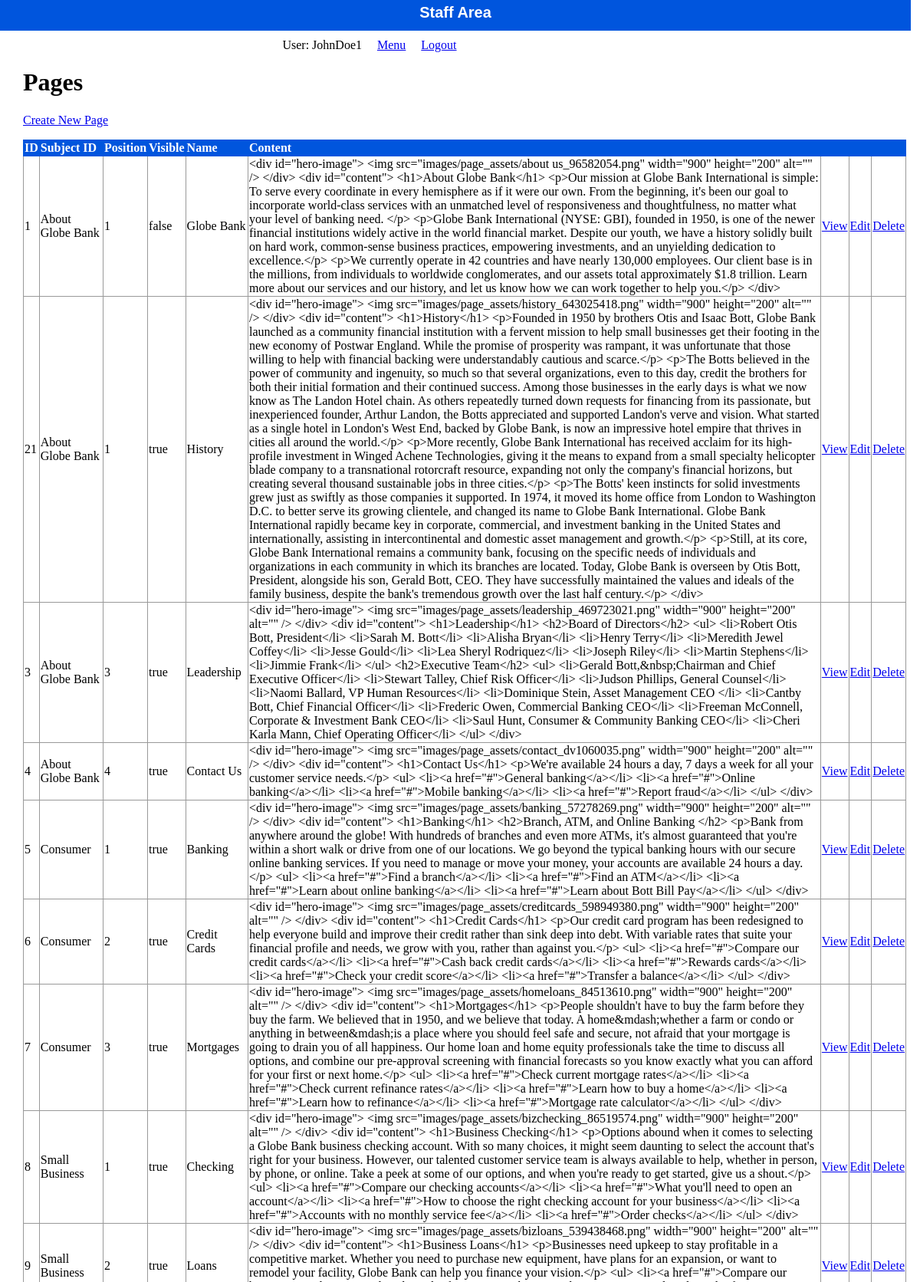
/staff/pages/index.php (signed in, upper part), run on the app's committed database.
### tables this page shows
CREATE TABLE `pages` (
  `id` int(11) NOT NULL,
  `subject_id` int(11) NOT NULL,
  `page_name` varchar(255) DEFAULT NULL,
  `position` int(3) DEFAULT NULL,
  `visible` tinyint(4) NOT NULL DEFAULT '1',
  `content` text NOT NULL
);

CREATE TABLE `subjects` (
  `id` int(11) NOT NULL,
  `menu_name` varchar(255) DEFAULT NULL,
  `position` int(3) DEFAULT NULL,
  `visible` tinyint(1) DEFAULT NULL
);

### private/functions.php (called while the page is built, shortened)
<?php
function url_for($script_path) {
    return WWW_ROOT . $script_path;
}
function u($string = "") {
    return urlencode($string);
}
function h($string = "") {
    return htmlspecialchars($string);
}

### private/query_functions.php (called while the page is built, shortened)
<?php
function find_subject_by_id($id, $options = []) {
    global $db;
    $visible = $options['visible'] ?? false;
    $sql = "SELECT * FROM subjects ";
    $sql .= "WHERE id='" . db_escape($db, $id) . "' ";
    $result = mysqli_query($db, $sql);
    $subject = mysqli_fetch_assoc($result);
    return $subject;
}
function find_all_pages() {
    global $db;
    $sql = "SELECT * FROM pages ";
    $sql .= "ORDER BY subject_id ASC, position ASC";
    $result = mysqli_query($db, $sql);
    return $result;
}

### private/database.php (called while the page is built, shortened)
<?php
function db_escape($connection, $string) {
    return mysqli_real_escape_string($connection, $string);
}

### public/staff/pages/index.php (the view, shortened to what this page needs)
<?php
$result_set = find_all_pages();
?>
<?php include (SHARED_PATH . '/staff_header.php'); ?>
<div id="content">
    <div class="pages listing">
        <h1>Pages</h1>
        <div class="actions">
            <a class="action" href="<?php echo url_for('/staff/pages/new.php'); ?>">Create New Page</a>
        </div>
        <table class="list">
            <tr>
                <th>ID</th>
                <th>Subject ID</th>
                <th>Position</th>
                <th>Visible</th>
                <th>Name</th>
                <th>Content</th>
                <th>&nbsp;</th>
                <th>&nbsp;</th>
                <th>&nbsp;</th>
            </tr>
            <?php while ($page = mysqli_fetch_assoc($result_set)) { ?>
                <?php $subject = find_subject_by_id($page['subject_id']) ?>
                <tr>
                    <td><?php echo h($page['id']); ?></td>
                    <td><?php echo h($subject['menu_name']); ?></td>
                    <td><?php echo h($page['position']); ?></td>
                    <td><?php echo $page['visible'] == 1 ? 'true' : 'false'; ?></td>
                    <td><?php echo h($page['page_name']); ?></td>
                    <td><?php echo h($page['content']); ?></td>
                    <td><a class="action" href="<?php echo url_for('/staff/pages/show.php?id='.h(u($page['id']))); ?>">View</a></td>
                    <td><a class="action" href="<?php echo url_for('/staff/pages/edit.php?id='.h(u($page['id']))); ?>">Edit</a></td>
                    <td><a class="action" href="<?php echo url_for('/staff/pages/delete.php?id='.h(u($page['id']))); ?>">Delete</a></td>
                </tr>
            <?php } ?>
        </table>
    </div>
</div>
<?php include (SHARED_PATH . '/staff_footer.php'); ?>

### public/stylesheets/staff.css (style rules this page uses)
html { height: 100%; width: 100%; }
body { height: 980px; width: 100%; margin: 0; padding: 0; }
#content { width: 96%; min-height: 500px; padding: 0 30px; }
.actions { margin-bottom: 1em; }
table { border-collapse: collapse; vertical-align: top; }
table.list { width: 100%; }
table.list tr td { border: 1px solid #999999; }
table.list tr th { border: 1px solid #0055DD; background: #0055DD; color: white; text-align: left; }

### data on the page
pages: id "1", subject.menu_name "About Globe Bank", position "1", visible "false", page_name "Globe Bank", content "<div id=\"hero-image\"> <img src=\"images/page_assets/about us_96582054.png\" width=\"900\" height=\"200\" alt=\"\" /> </div> <div id=\"content\"> <h1>About Globe Bank</h1> <p>Our mission at Globe Bank International is simple: To serve every coordinate in every hemisphere as if it were our own. From the beginning, it's been our goal to incorporate world-class services with an unmatched level of responsiveness and thoughtfulness, no matter what your level of banking need. </p> <p>Globe Bank International (NYSE: GBI), founded in 1950, is one of the newer financial institutions widely active in the world financial market. Despite our youth, we have a history solidly built on hard work, common-sense…"
pages: id "21", subject.menu_name "About Globe Bank", position "1", visible "true", page_name "History", content "<div id=\"hero-image\"> <img src=\"images/page_assets/history_643025418.png\" width=\"900\" height=\"200\" alt=\"\" /> </div> <div id=\"content\"> <h1>History</h1> <p>Founded in 1950 by brothers Otis and Isaac Bott, Globe Bank launched as a community financial institution with a fervent mission to help small businesses get their footing in the new economy of Postwar England. While the promise of prosperity was rampant, it was unfortunate that those willing to help with financial backing were understandably cautious and scarce.</p> <p>The Botts believed in the power of community and ingenuity, so much so that several organizations, even to this day, credit the brothers for both their initial formation…"
pages: id "3", subject.menu_name "About Globe Bank", position "3", visible "true", page_name "Leadership", content "<div id=\"hero-image\"> <img src=\"images/page_assets/leadership_469723021.png\" width=\"900\" height=\"200\" alt=\"\" /> </div> <div id=\"content\"> <h1>Leadership</h1> <h2>Board of Directors</h2> <ul> <li>Robert Otis Bott, President</li> <li>Sarah M. Bott</li> <li>Alisha Bryan</li> <li>Henry Terry</li> <li>Meredith Jewel Coffey</li> <li>Jesse Gould</li> <li>Lea Sheryl Rodriquez</li> <li>Joseph Riley</li> <li>Martin Stephens</li> <li>Jimmie Frank</li> </ul> <h2>Executive Team</h2> <ul> <li>Gerald Bott,&nbsp;Chairman and Chief Executive Officer</li> <li>Stewart Talley, Chief Risk Officer</li> <li>Judson Phillips, General Counsel</li> <li>Naomi Ballard, VP Human Resources</li> <li>Dominique Stein, Asset…"
pages: id "4", subject.menu_name "About Globe Bank", position "4", visible "true", page_name "Contact Us", content "<div id=\"hero-image\"> <img src=\"images/page_assets/contact_dv1060035.png\" width=\"900\" height=\"200\" alt=\"\" /> </div> <div id=\"content\"> <h1>Contact Us</h1> <p>We're available 24 hours a day, 7 days a week for all your customer service needs.</p> <ul> <li><a href=\"#\">General banking</a></li> <li><a href=\"#\">Online banking</a></li> <li><a href=\"#\">Mobile banking</a></li> <li><a href=\"#\">Report fraud</a></li> </ul> </div>"
pages: id "5", subject.menu_name "Consumer", position "1", visible "true", page_name "Banking", content "<div id=\"hero-image\"> <img src=\"images/page_assets/banking_57278269.png\" width=\"900\" height=\"200\" alt=\"\" /> </div> <div id=\"content\"> <h1>Banking</h1> <h2>Branch, ATM, and Online Banking </h2> <p>Bank from anywhere around the globe! With hundreds of branches and even more ATMs, it's almost guaranteed that you're within a short walk or drive from one of our locations. We go beyond the typical banking hours with our secure online banking services. If you need to manage or move your money, your accounts are available 24 hours a day. </p> <ul> <li><a href=\"#\">Find a branch</a></li> <li><a href=\"#\">Find an ATM</a></li> <li><a href=\"#\">Learn about online banking</a></li> <li><a href=\"#\">Learn…"
pages: id "6", subject.menu_name "Consumer", position "2", visible "true", page_name "Credit Cards", content "<div id=\"hero-image\"> <img src=\"images/page_assets/creditcards_598949380.png\" width=\"900\" height=\"200\" alt=\"\" /> </div> <div id=\"content\"> <h1>Credit Cards</h1> <p>Our credit card program has been redesigned to help everyone build and improve their credit rather than sink deep into debt. With variable rates that suite your financial profile and needs, we grow with you, rather than against you.</p> <ul> <li><a href=\"#\">Compare our credit cards</a></li> <li><a href=\"#\">Cash back credit cards</a></li> <li><a href=\"#\">Rewards cards</a></li> <li><a href=\"#\">Check your credit score</a></li> <li><a href=\"#\">Transfer a balance</a></li> </ul> </div>"
pages: id "7", subject.menu_name "Consumer", position "3", visible "true", page_name "Mortgages", content "<div id=\"hero-image\"> <img src=\"images/page_assets/homeloans_84513610.png\" width=\"900\" height=\"200\" alt=\"\" /> </div> <div id=\"content\"> <h1>Mortgages</h1> <p>People shouldn't have to buy the farm before they buy the farm. We believed that in 1950, and we believe that today. A home&mdash;whether a farm or condo or anything in between&mdash;is a place where you should feel safe and secure, not afraid that your mortgage is going to drain you of all happiness. Our home loan and home equity professionals take the time to discuss all options, and combine our pre-approval screening with financial forecasts so you know exactly what you can afford for your first or next home.</p> <ul> <li><a…"
pages: id "8", subject.menu_name "Small Business", position "1", visible "true", page_name "Checking", content "<div id=\"hero-image\"> <img src=\"images/page_assets/bizchecking_86519574.png\" width=\"900\" height=\"200\" alt=\"\" /> </div> <div id=\"content\"> <h1>Business Checking</h1> <p>Options abound when it comes to selecting a Globe Bank business checking account. With so many choices, it might seem daunting to select the account that's right for your business. However, our talented customer service team is always available to help, whether in person, by phone, or online. Take a peek at some of our options, and when you're ready to get started, give us a shout.</p> <ul> <li><a href=\"#\">Compare our checking accounts</a></li> <li><a href=\"#\">What you'll need to open an account</a></li> <li><a href=\"#\">How…"
pages: id "9", subject.menu_name "Small Business", position "2", visible "true", page_name "Loans"

### other printed values
$_SESSION['username'] "JohnDoe1"
